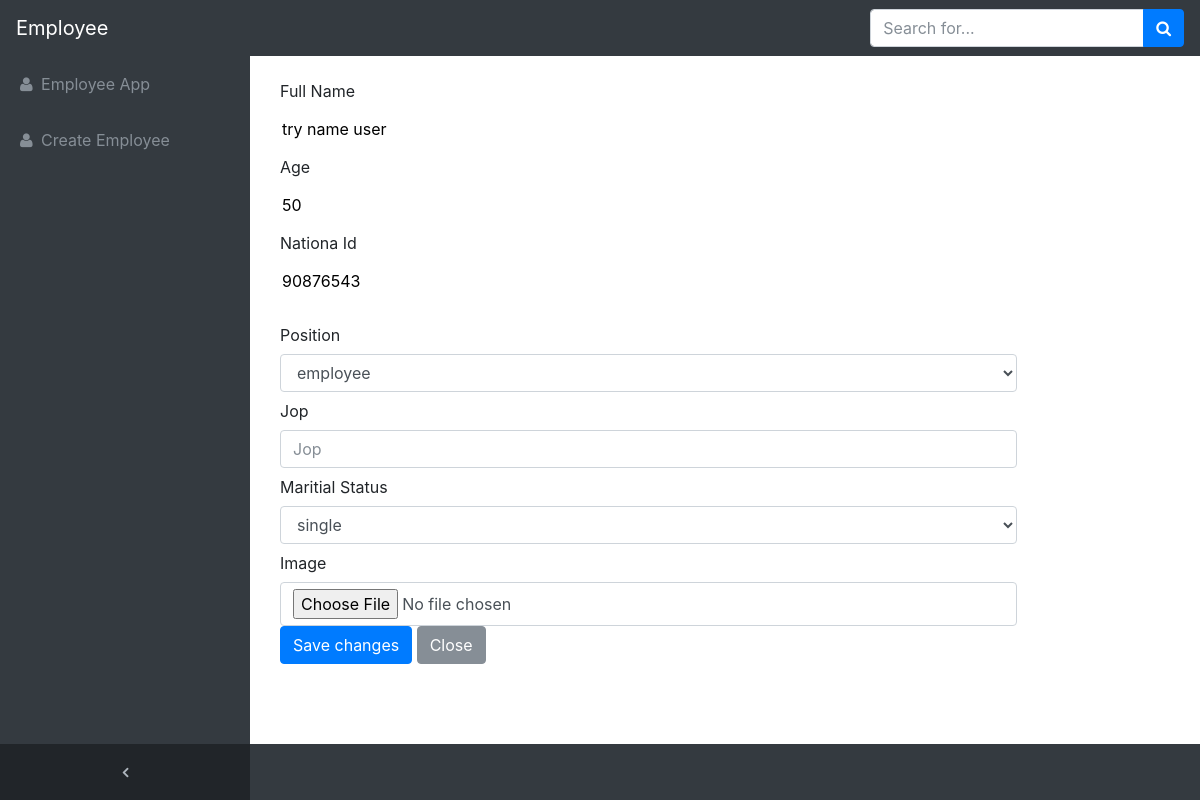
The page /update/try on the database its author committed.
### mainapp/models.py (models this page shows, shortened)
class Employee(models.Model):
	first_name		= models.CharField(max_length=50)
	last_name		= models.CharField(max_length=50)
	middle_name		= models.CharField(max_length=50)
	slug 	   		= models.SlugField(blank=True ,
						unique=True)
	image 			= models.ImageField(
						upload_to = upload_image_path ,
				        blank= True)
	national_id		= models.CharField(max_length=15 ,
						unique=True)
	position 		= models.CharField(max_length=120 ,
						default='Employee',
				  		choices=POSITION_CHOICES)
	jop 			= models.CharField(max_length=150,
						 blank= True )
	age 			= models.IntegerField()
	date_of_birth	= models.DateField()
	timestamp   	= models.DateTimeField(
						auto_now_add=True)
	place_of_birth  = models.CharField(max_length=120)
	country 		= models.CharField(max_length=50)
	nationality 	= models.CharField(max_length=50)
	maritial_status = models.CharField(max_length=50 ,
					default ='Male' ,
					choices=MARIRTIAL_STATUS_CHOICES)
	gendar 			=  models.CharField(max_length=50 ,
						default ='Male' ,
						choices=GENDAR_COICES)
	objects 		= EmployeeManager()
	def full_name(self):
		self.FullName = self.first_name + ' ' + self.middle_name+ ' '+self.last_name
		return self.FullName

### mainapp/views.py (the view, shortened to what this page needs)
# urls.py: url(r'^update/(?P<slug>[\w-]+)$',update_view,
def update_view(request ,slug=None):
	qs = Employee.objects.filter(slug=slug)
	employe = qs.first()
	content = {
	'employee':employe,
	'main_view' : True
	}
	return render(request,'mainapp/update.html' ,content)

### mainapp/models.py (called while the page is built)
	def get_queryset(self):
		return EmployeeQuerySet(self.model, using=self._db)

### templates/mainapp/update.html
{% extends 'base.html' %}
{% block content %}
 {% include "mainapp/update_form.html" with employee=employee main_url=True %}
{% endblock %}

### templates/mainapp/update_form.html (shortened to what this page needs)
<div class='container'>
<form enctype='multipart/form-data' method='post'  action= "../update/{{employee.slug }}" >
  <div class='row'>
    <div class='col'>
  <div class="form-group row">
    <label for="fullname" class="col-sm-4 col-form-label">Full Name</label>
    <div class="col-sm-10">
      <input type="text" readonly class="form-control-plaintext" id="fullname" value="{{ employee.full_name }}">
    </div>
    <label for="age" class="col-sm-4 col-form-label">Age</label>
    <div class="col-sm-10">
      <input type="text" readonly class="form-control-plaintext" id="age" value="{{ employee.age }}">
    </div>
     <label for="ID" class="col-sm-4 col-form-label">Nationa Id </label>
    <div class="col-sm-10">
      <input type="text" readonly class="form-control-plaintext" id="ID" value="{{ employee.national_id }}">
    </div>
  </div>
     <div class="form-group row">
        <label for="position" class="col-sm-4 col-form-label">Position</label>
        <div class="col-sm-10">
          <select class="form-control" id="position" name="position">
          <option>{{ employee.position }}</option>
          </select>
        </div>
         <label for="jop" class="col-sm-4 col-form-label">Jop</label>
        <div class="col-sm-10">
          <input type="text" class="form-control" id="jop" name ="jop" placeholder="Jop" value="{{ employee.jop }}">
        </div>
        <label for="maritial_status" class="col-sm-4 col-form-label">Maritial Status</label>
        <div class="col-sm-10">
          <select class="form-control" id="maritial_status" name ="maritial_status">
          <option>{{ employee.maritial_status }}</option>
          </select>
        </div>
        <label for="image" class="col-sm-4 col-form-label">Image</label>
        <div class="col-sm-10">
          <input type="file" class="form-control" id="image" placeholder="image" name="image" >
        </div>
        <div class="col-sm-10">
          <button type="submit" class="btn btn-primary">Save changes</button>
          <button type="button" class="btn btn-secondary" data-dismiss="modal">Close</button>
        </div>
  </div>
</div>
</form>
</div>

### static/sb-admin.css (style rules this page uses)
html { position: relative; min-height: 100%; }
body { overflow-x: hidden; }
body.sticky-footer { margin-bottom: 56px; }
body.fixed-nav { padding-top: 56px; }

### templates/base.html (style rules this page uses)
div { overflow: auto;; }

### rows shown on the page
Employee: full_name "try name user", age "50", national_id "90876543", position "employee", maritial_status "single"
